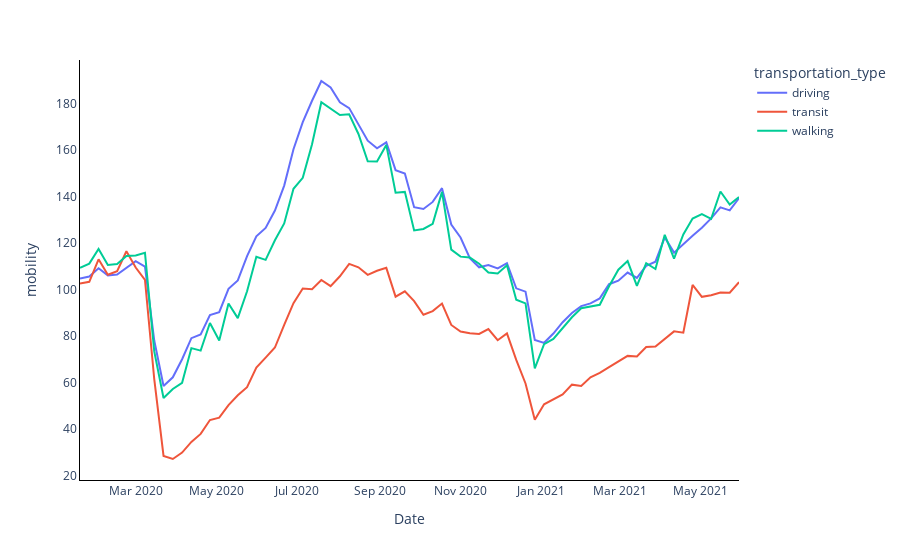

The notebook cell saved with this chart:
### Code cell
fig = px.line(df_d, x="Date", y='mobility', color='transportation_type')
fig.update_layout(
    plot_bgcolor="white",
)
fig.update_xaxes(showline=True, linewidth=1, linecolor='black')
fig.update_yaxes(showline=True, linewidth=1, linecolor='black')
fig.show()
